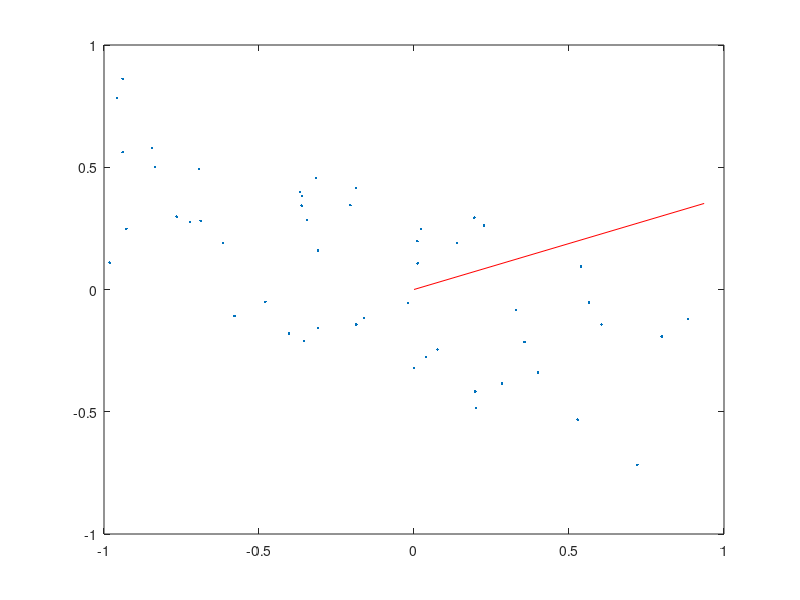

The MATLAB source for this figure:
clear all;
close all;

% Learning rate
% Choose a good learning rate
%------------
gamma = 0;
%------------
% Number of training steps
% choose it
%------------
numEpochs = 5000;
%------------

% dataset X (p times 2 matrix)
% X(i,:) is the i-th Input-Vector
% the dataset is loaded
% the commented line loads dataset 2
%------------
load ue3_dp1.mat;
% load ue3_dp2.mat;
%------------

% number of datapoints
p = size(X,1);


%% plot data
figure(1);
clf;
plot(X(:,1),X(:,2),'.');

%% Compute correlation matrix
% use matrix multiplication
%------------------
C = rand(2,2);
%------------------

%% eigenvalues and eigenvectors
%% eigV(:,i)...i-th eigenvector of C
%% lambda(i,i)...i-th eigenvalue of C
[eigV, lambda] = eig(C);

% initialize weight vector
% random initialization
w = rand(2,1);

%% number of graphics updates
inter_epoch = 5;
for i=1:numEpochs
  % one learn step
  
  %% choose datapoint
  mu = ceil(50*rand(1,1));
  X_mu = X(mu,:); %% momentary data point
  
  %% compute output y
  y = X_mu*w;
  
  %% Apply learning rule
  % code Hebbs rule here
  %------------
  w = w;
  %------------
  
  % Plot new weight vector
  if(mod(i,inter_epoch)==0) 
    fprintf('Epoch %g\n',i);
    figure(1);
    clf;
    plot(X(:,1),X(:,2),'.');
    hold on;
    w_normed = w/norm(w);
    plot([0,w_normed(1)],[0,w_normed(2)],'r-');
  end
end

% Plot final weight vector
figure(1);
clf;
plot(X(:,1),X(:,2),'.');
hold on;
w_normed = w/norm(w);
plot([0,w_normed(1)],[0,w_normed(2)],'r-');

% Print eigenvalues and eigenvectors
for i=1:2
  fprintf('Eigenwert %g: %g\n',i,lambda(i,i));
  fprintf('Eigenvektor %g: (%g, %g)\n',i,eigV(1,i),eigV(2,i));
end